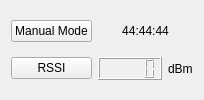
       <widget class="QWidget" name="upper_widget" native="true">
        <property name="maximumSize">
         <size>
          <width>16777215</width>
          <height>16777215</height>
         </size>
        </property>
        <layout class="QGridLayout" name="gridLayout_5">
         <item row="0" column="1">
          <widget class="QPushButton" name="manual_mode_button">
           <property name="styleSheet">
            <string notr="true"/>
           </property>
           <property name="text">
            <string>Manual Mode</string>
           </property>
          </widget>
         </item>
         <item row="2" column="3">
          <widget class="QLabel" name="dbm_label">
           <property name="text">
            <string>dBm</string>
           </property>
           <property name="alignment">
            <set>Qt::AlignLeading|Qt::AlignLeft|Qt::AlignVCenter</set>
           </property>
          </widget>
         </item>
         <item row="2" column="2">
          <widget class="QLCDNumber" name="rssi_panel"/>
         </item>
         <item row="0" column="2" colspan="2">
          <widget class="QLabel" name="time_panel">
           <property name="minimumSize">
            <size>
             <width>0</width>
             <height>0</height>
            </size>
           </property>
           <property name="maximumSize">
            <size>
             <width>999999</width>
             <height>16777215</height>
            </size>
           </property>
           <property name="styleSheet">
            <string notr="true"/>
           </property>
           <property name="text">
            <string>44:44:44</string>
           </property>
           <property name="alignment">
            <set>Qt::AlignCenter</set>
           </property>
          </widget>
         </item>
         <item row="2" column="1">
          <widget class="QPushButton" name="request_rssi">
           <property name="toolTip">
            <string>&lt;html&gt;&lt;head/&gt;&lt;body&gt;&lt;p&gt;Get RSSI&lt;/p&gt;&lt;/body&gt;&lt;/html&gt;</string>
           </property>
           <property name="styleSheet">
            <string notr="true"/>
           </property>
           <property name="text">
            <string>RSSI</string>
           </property>
          </widget>
         </item>
        </layout>
       </widget>
